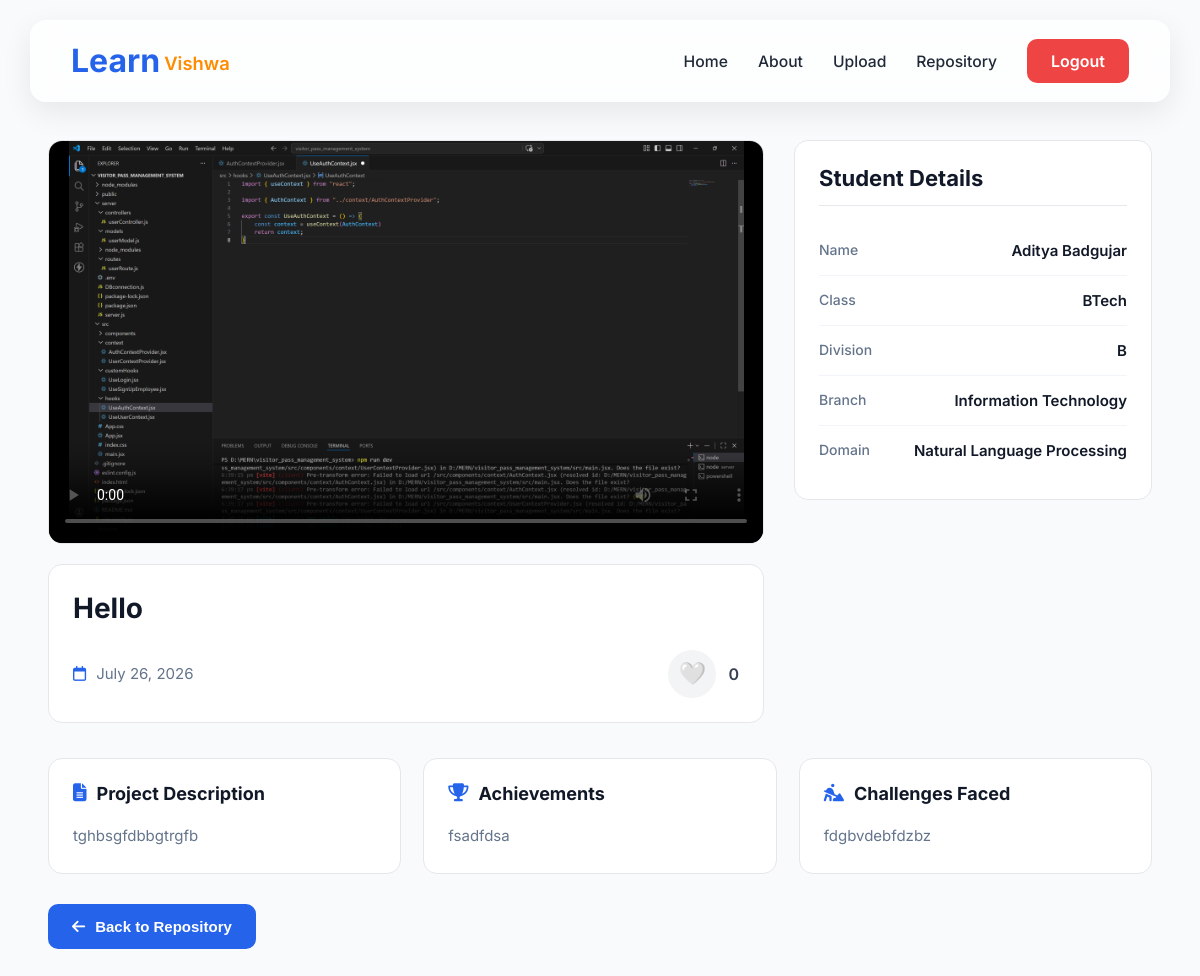
The app's page /Video/87 (signed in) with its own data.
### students/models.py (models this page shows)
class Student(models.Model):
    name = models.CharField(max_length=100,null=True)
    ofclass = models.CharField(max_length=100,null=True)
    division = models.CharField(max_length=100,null=True)
    branch = models.CharField(max_length=100,null=True)
    title = models.CharField(max_length=100,null=True)
    discription = models.CharField(max_length=100,null=True)
    video = models.FileField(upload_to='Video/',null=True)
    thumbnail = models.FileField(upload_to='Thumbnail/',null=True)
    academic_year = models.CharField(max_length=100,null=True)
    date = models.DateField(null=True)
    domain = models.CharField(max_length=100,null=True)
    Achievements = models.CharField(max_length=100,null=True)
    LevelofProject = models.CharField(max_length=100,null=True)
    Challenges = models.CharField(max_length=100,null=True)
    likes = models.ManyToManyField(User, related_name='liked_videos', blank=True)

### students/views.py (the view)
# urls.py: path('Video/<studid>', views.video_page, name='Video'),
@login_required
@login_required(login_url='Login')
def video_page(request, studid):
    try:
        student_obj = Student.objects.get(id=studid)
        liked = student_obj.likes.filter(id=request.user.id).exists()
        return render(request, 'Video.html', {'student_obj': student_obj ,'liked': liked})
    except Student.DoesNotExist:
        messages.error(request, 'Student not found.')
        return redirect('Repository')

### templates/Video.html (shortened to what this page needs)
<!doctype html>
<html lang="en">
  <head>
    {% load static %}
    <link rel="stylesheet" href="{% static 'css/video.css' %}" />
    <link
      rel="stylesheet"
      href="https://cdnjs.cloudflare.com/ajax/libs/font-awesome/6.5.2/css/all.min.css"
    />
  </head>
  <body>
    {% include "Navbar.html" %}
    <section class="videoPage">
      <div class="videoSection">
        <div class="videoPlayer">
          <video
            src="{{ student_obj.video.url }}"
            poster="{{ student_obj.thumbnail.url }}"
            controls
            autoplay
          ></video>
        </div>
        <div class="videoContent">
          <h1>{{ student_obj.title }}</h1>
          <div class="videoMeta">
            <div class="videoDate">
              <i class="fa-regular fa-calendar"></i>
              <span> {{ student_obj.date }} </span>
            </div>
            <form
              action="{% url 'video_like' student_obj.id %}"
              method="post"
              class="likeContainer"
            >
              <button
                id="like-btn"
                type="button"
                data-studid="{{ student_obj.id }}"
                data-liked="{% if liked %}true{% else %}false{% endif %}"
              >
                <span id="like-icon">
                </span>
              </button>
              <span id="like-count"> {{ student_obj.likes.count }} </span>
            </form>
          </div>
        </div>
      </div>
      <aside class="studentCard">
        <h2>Student Details</h2>
        <div class="detail">
          <span>Name</span>
          <strong>{{ student_obj.name }}</strong>
        </div>
        <div class="detail">
          <span>Class</span>
          <strong>{{ student_obj.ofclass }}</strong>
        </div>
        <div class="detail">
          <span>Division</span>
          <strong>{{ student_obj.division }}</strong>
        </div>
        <div class="detail">
          <span>Branch</span>
          <strong>{{ student_obj.branch }}</strong>
        </div>
        <div class="detail">
          <span>Domain</span>
          <strong>{{ student_obj.domain }}</strong>
        </div>
      </aside>
    </section>
    <section class="projectDetails">
      <div class="detailsGrid">
        <div class="detailCard">
          <h3>
            <i class="fa-solid fa-file-lines"></i>
            Project Description
          </h3>
          <p>{{ student_obj.discription }}</p>
        </div>
        <div class="detailCard">
          <h3>
            <i class="fa-solid fa-trophy"></i>
            Achievements
          </h3>
          <p>{{ student_obj.Achievements }}</p>
        </div>
        <div class="detailCard">
          <h3>
            <i class="fa-solid fa-person-digging"></i>
            Challenges Faced
          </h3>
          <p>{{ student_obj.Challenges }}</p>
        </div>
      </div>
      <div class="pageActions">
        <button type="button" class="backButton" onclick="goBack()">
          <i class="fa-solid fa-arrow-left"></i>
          Back to Repository
        </button>
      </div>
    </section>
  </body>
</html>

### static/css/video.css (style rules this page uses)
* { margin: 0; padding: 0; box-sizing: border-box; }
body { font-family: "Inter", sans-serif; background: #f8fafc; color: #1f2937; }
.videoPage { width: 92%; max-width: 1400px; margin: 140px auto 35px; display: grid; grid-template-columns: 2fr 1fr; gap: 30px; align-items: start; }
.videoSection { display: flex; flex-direction: column; gap: 20px; }
.videoPlayer { background: #000; border-radius: 14px; overflow: hidden; border: 1px solid #e5e7eb; }
.videoPlayer video { width: 100%; display: block; aspect-ratio: 16/9; background: #000; object-fit: contain; }
.videoContent { background: #fff; border: 1px solid #e5e7eb; border-radius: 14px; padding: 24px; }
.videoContent h1 { font-size: 28px; font-weight: 700; line-height: 1.4; margin-bottom: 22px; color: #111827; }
.videoMeta { display: flex; justify-content: space-between; align-items: center; gap: 20px; flex-wrap: wrap; }
.videoDate { display: flex; align-items: center; gap: 10px; color: #64748b; font-size: 15px; }
.videoDate i { color: #2563eb; }
.likeContainer { display: flex; align-items: center; gap: 12px; }
#like-btn { width: 48px; height: 48px; border: none; border-radius: 50%; background: #f3f4f6; display: flex; justify-content: center; align-items: center; cursor: pointer; font-size: 22px; transition: 0.25s; }
#like-count { font-size: 16px; font-weight: 600; color: #374151; }
.studentCard { background: #ffffff; border: 1px solid #e5e7eb; border-radius: 14px; padding: 24px; position: sticky; top: 120px; }
.studentCard h2 { font-size: 22px; font-weight: 700; color: #111827; margin-bottom: 20px; padding-bottom: 14px; border-bottom: 1px solid #e5e7eb; }
.detail { display: flex; justify-content: space-between; align-items: flex-start; gap: 20px; padding: 15px 0; border-bottom: 1px solid #f1f5f9; }
.detail:last-child { border-bottom: none; }
.detail span { color: #64748b; font-size: 14px; font-weight: 500; }
.detail strong { color: #111827; font-size: 15px; font-weight: 600; text-align: right; word-break: break-word; }
.projectDetails { width: 92%; max-width: 1400px; margin: 20px auto 60px; }
.detailsGrid { display: grid; grid-template-columns: repeat(3, 1fr); gap: 22px; }
.detailCard { background: #ffffff; border: 1px solid #e5e7eb; border-radius: 14px; padding: 24px; }
.detailCard h3 { display: flex; align-items: center; gap: 10px; margin-bottom: 18px; font-size: 18px; color: #111827; }
.detailCard h3 i { color: #2563eb; }
.detailCard p { color: #64748b; font-size: 15px; line-height: 1.8; white-space: pre-wrap; word-break: break-word; }
.pageActions { margin-top: 30px; display: flex; justify-content: flex-start; }
.backButton { display: flex; align-items: center; gap: 10px; border: none; border-radius: 10px; padding: 14px 24px; background: #2563eb; color: #ffffff; font-size: 15px; font-weight: 600; cursor: pointer; transition: 0.25s ease; }
.backButton i { transition: 0.25s; }

### static/css/Navbar.css (style rules this page uses)
*, *::before, *::after { margin: 0; padding: 0; box-sizing: border-box; }
:root { --primary: #2563eb; --primary-hover: #1d4ed8; --orange: #ff8c00; --text: #1f2937; --light-text: #6b7280; --white: rgba(255, 255, 255, 0.8); --shadow: 0 10px 30px rgba(0, 0, 0, 0.08); --radius: 16px; }
body { font-family: "Inter", sans-serif; }

### records on screen
Student: title "Hello", date "July 26, 2026", likes.count "0", name "Aditya Badgujar", ofclass "BTech", division "B", branch "Information Technology", domain "Natural Language Processing", discription "tghbsgfdbbgtrgfb", Achievements "fsadfdsa", Challenges "fdgbvdebfdzbz"
